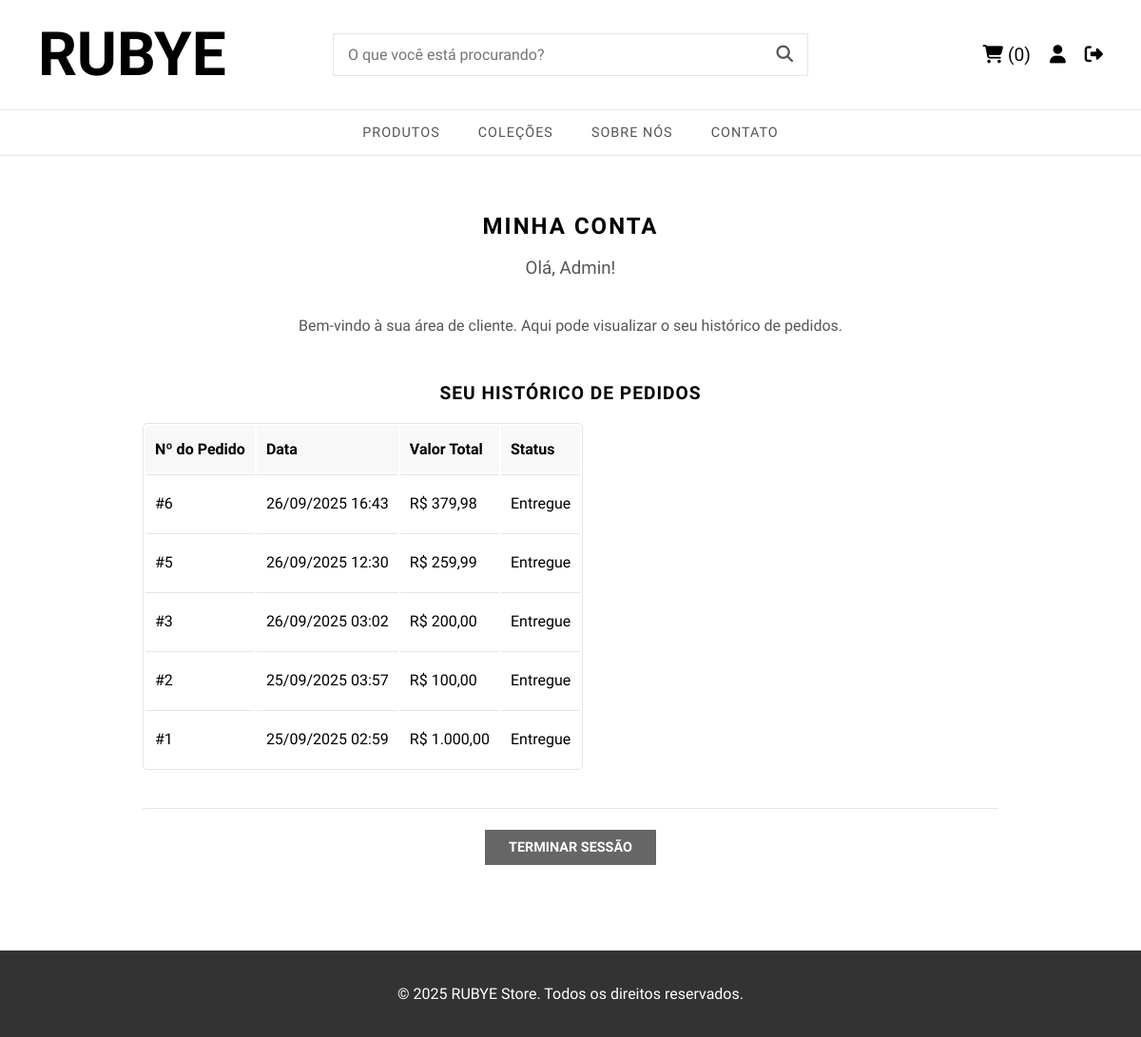
/minha_conta.php (signed in), run on an earlier commit of the app's database.
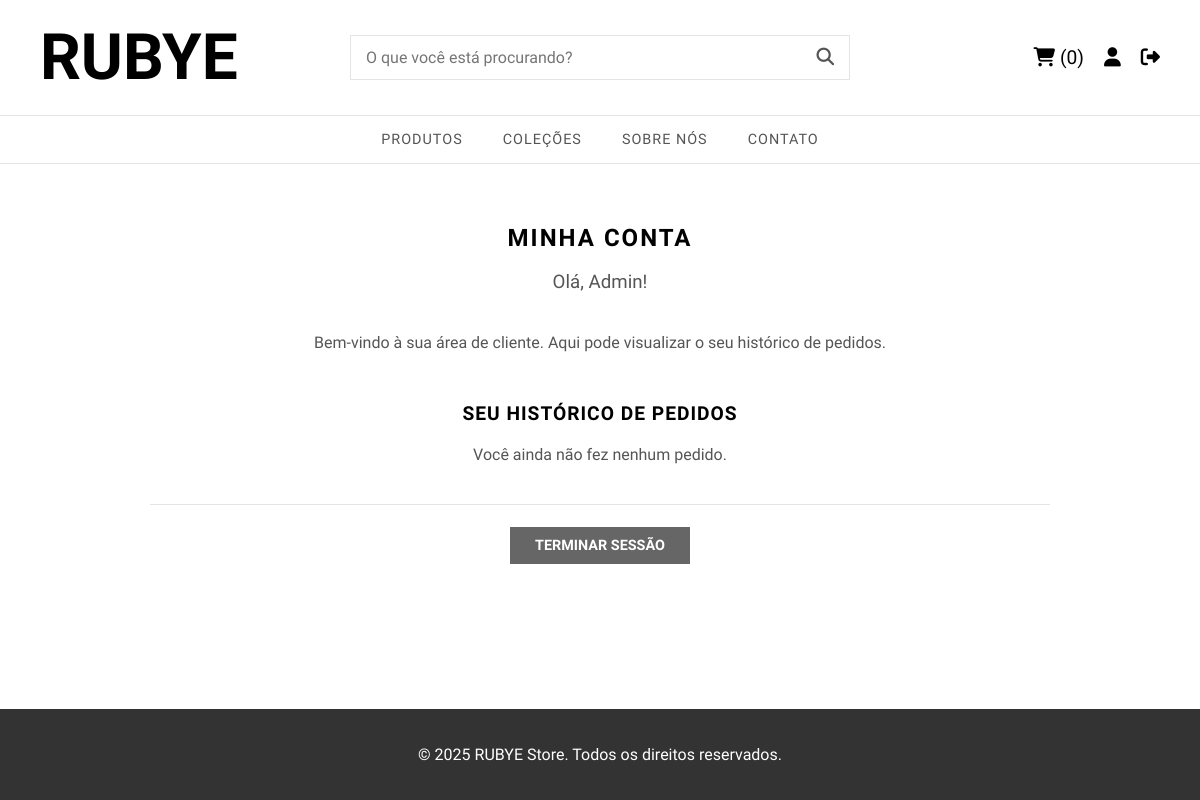
And on a later commit of the database.
### tables this page shows
CREATE TABLE `pedidos` (
  `id` int(11) NOT NULL,
  `usuario_id` int(11) NOT NULL,
  `total` decimal(10,2) NOT NULL,
  `status` enum('Pedido Recebido','Pagamento em Análise','Pagamento Confirmado','Em Separação','Enviado','Em rota de entrega','Entregue','Pedido Cancelado') NOT NULL DEFAULT 'Pedido Recebido',
  `data_pedido` timestamp NOT NULL DEFAULT current_timestamp()
);

### public/minha_conta.php (the view, shortened to what this page needs)
<?php
include 'partials/header.php';
$usuario_id = $_SESSION['usuario_id'];
?>
<div class="account-page">
    <h2>Minha Conta</h2>
    <h3>Olá, <?php echo htmlspecialchars($_SESSION['usuario_nome']); ?>!</h3>
    <p>Bem-vindo à sua área de cliente. Aqui pode visualizar o seu histórico de pedidos.</p>
    <div class="order-history">
        <h4>Seu Histórico de Pedidos</h4>
        <?php
        $stmt = $conexao->prepare("SELECT * FROM pedidos WHERE usuario_id = ? ORDER BY data_pedido DESC");
        $stmt->bind_param("i", $usuario_id);
        $stmt->execute();
        $pedidos = $stmt->get_result();
        if ($pedidos->num_rows > 0) :
        ?>
            <table>
                <thead>
                    <tr>
                        <th>Nº do Pedido</th>
                        <th>Data</th>
                        <th>Valor Total</th>
                        <th>Status</th>
                    </tr>
                </thead>
                <tbody>
                    <?php while ($pedido = $pedidos->fetch_assoc()) : ?>
                        <tr>
                            <td>#<?php echo $pedido['id']; ?></td>
                            <td><?php echo date('d/m/Y H:i', strtotime($pedido['data_pedido'])); ?></td>
                            <td>R$ <?php echo number_format($pedido['total'], 2, ',', '.'); ?></td>
                            <td><?php echo htmlspecialchars($pedido['status']); ?></td>
                        </tr>
                    <?php endwhile; ?>
                </tbody>
            </table>
        <?php else : ?>
            <p>Você ainda não fez nenhum pedido.</p>
        <?php endif; ?>
    </div>
    <div class="account-actions">
        <a href="logout.php" class="btn-secondary">Terminar Sessão</a>
    </div>
</div>
<?php include 'partials/footer.php'; ?>

What changed in the data, as far as the page shows it:
removed pedidos: id "6", data_pedido "26/09/2025 16:43", total "379,98", status "Entregue"
removed pedidos: id "5", data_pedido "26/09/2025 12:30", total "259,99", status "Entregue"
removed pedidos: id "3", data_pedido "26/09/2025 03:02", total "200,00", status "Entregue"
removed pedidos: id "2", data_pedido "25/09/2025 03:57", total "100,00", status "Entregue"
removed pedidos: id "1", data_pedido "25/09/2025 02:59", total "1.000,00", status "Entregue"
Also different on the page:
text no longer shown: "Nº do Pedido Data Valor Total Status"
text now shown: "Você ainda não fez nenhum pedido."
